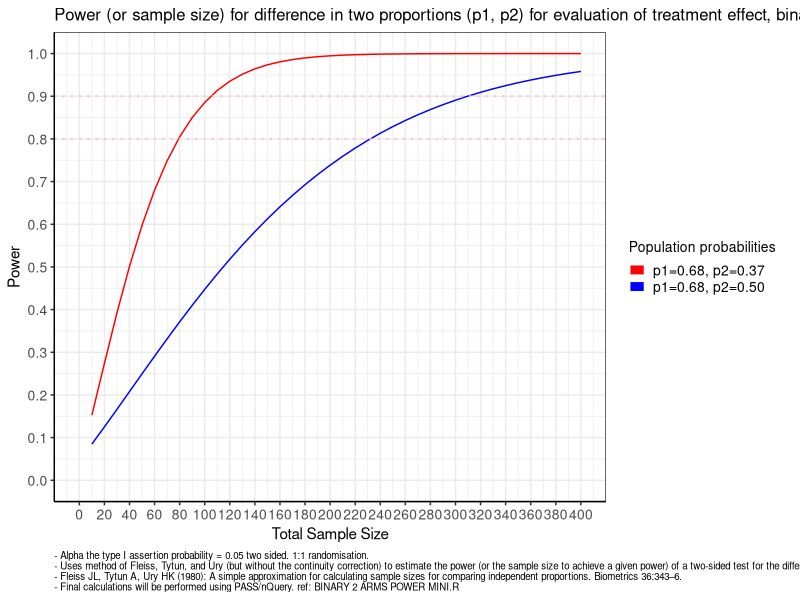
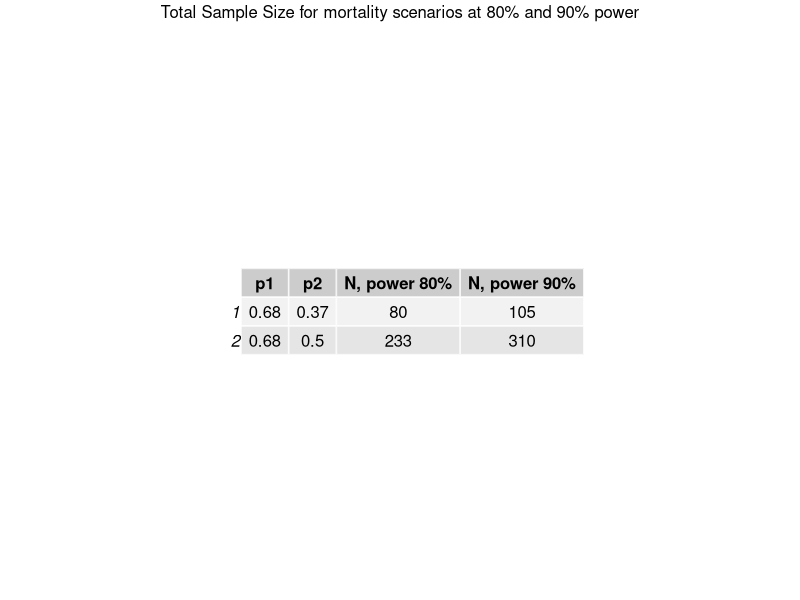

R code for these plots, in order:
# Eamonn extended proportions plot to show sample sizes needed for small differences 20Feb2024
# prepare pdf out put for communication

# proportions ----------------------------------------------------------------------------
#https://www.r-bloggers.com/2009/02/r-good-practice-%e2%80%93-adding-footnotes-to-graphics/
rm(list=ls())
library(rms)
library(ggplot2)
library(grid)

## this version has 0.3 v 0.25 added at customer request


makeFootnote <- function(footnoteText=
                           format(Sys.time(), "%d %b %Y"),
                         size= .7, color= grey(.5))
{
  require(grid)
  pushViewport(viewport())
  grid.text(label= footnoteText ,
            x = unit(1,"npc") - unit(2, "mm"),
            y= unit(2, "mm"),
            just=c("right", "bottom"),
            gp=gpar(cex= size, col=color))
  popViewport()
}


makeFootnoteL <- function(footnoteText=
                            format(Sys.time(), "%d %b %Y"),
                          size= .7, color= grey(.5))
{
  require(grid)
  pushViewport(viewport())
  grid.text(label= footnoteText ,
            x = unit(1,"npc") - unit(250, "mm"),
            y= unit(2, "mm"),
            just=c("left", "bottom"),
            gp=gpar(cex= size, col=color))
  popViewport()
}





# Define the parameters of the power calculation
alpha <- 0.05

#ration <- 1/3

# Calculate the power for a range of sample sizes
sample_sizes <- seq(10, 400, by = 10)
power_values_1 <- bpower(n = sample_sizes, p1 = .68, p2 = .37, alpha = alpha)
power_values_2 <- bpower(n = sample_sizes, p1 = .68, p2 = .50, alpha = alpha)

# power_values_5 <- bpower(n = sample_sizes, p1 = .25, p2 = .20, alpha = alpha)
# power_values_6 <- bpower(n = sample_sizes, p1 = .25, p2 = .15, alpha = alpha)
# 
# power_values_3 <- bpower(n = sample_sizes, p1 = .35, p2 = .30, alpha = alpha)
# power_values_4 <- bpower(n = sample_sizes, p1 = .35, p2 = .25,  alpha = alpha)
# 
# power_values_5b <- bpower(n = sample_sizes, p1 = .30, p2 = .25,  alpha = alpha)

# Create a data frame containing the sample sizes and power values
power_df <- data.frame(sample_size = sample_sizes, 
                       power_1 = power_values_1, 
                       power_2 = power_values_2#,
                       # power_3 = power_values_3, 
                       # power_4 = power_values_4,
                       # power_5 = power_values_5, 
                       # power_5b = power_values_5b, 
                       # power_6 = power_values_6
)
 


 

x <- reshape2::melt(power_df, id.vars="sample_size")
 
x$variable <- as.character(x$variable)

x$variable[x$variable == "power_1"] <- "p1=0.68, p2=0.37"
x$variable[x$variable == "power_2"] <- "p1=0.68, p2=0.50"
# x$variable[x$variable == "power_3"] <- "p1=0.35, p2=0.30"
# x$variable[x$variable == "power_4"] <- "p1=0.35, p2=0.25"
# x$variable[x$variable == "power_5"] <- "p1=0.25, p2=0.20" 
# x$variable[x$variable == "power_5b"]<- "p1=0.30  p2=0.25"
# x$variable[x$variable == "power_6"] <- "p1=0.25, p2=0.15" 
#   

legend_ord <- c("p1=0.68, p2=0.37",
                "p1=0.68, p2=0.50"#,
                # "p1=0.35, p2=0.25",
                # "p1=0.20, p2=0.15",
                # "p1=0.25, p2=0.20",
                # "p1=0.30  p2=0.25",
                # "p1=0.35, p2=0.30"
)

 
all <-ggplot(x, aes(x = sample_size, y = value, #linetype=ratio,
                    #group = interaction(ratio, variable),
                    group = variable ,
                    colour = variable)) +
  geom_line() +
   
  scale_color_manual(breaks=legend_ord, values= c(
    
    "p1=0.68, p2=0.37" ="red", 
    "p1=0.68, p2=0.50" ="blue" #,
    # "p1=0.35, p2=0.30" ="black",
    # "p1=0.20, p2=0.15" ="purple",
    # "p1=0.25, p2=0.20" ="springgreen2",      
    # "p1=0.30  p2=0.25" ="red", 
    # "p1=0.35, p2=0.25" ="blue" 
    # 
    
  )) + 
  
   
 
  scale_y_continuous(breaks = seq(0, 1, by = 0.1),  limits = c(0,1)) +
  scale_x_continuous(breaks = seq(0,400,20), limits = c(0,400)) +
  theme_bw() +
  #  theme(legend.position="none") +
  theme( 
    plot.title=element_text(size = 12), plot.margin = unit(c(5.5,12,5.5,5.5), "pt"),
    legend.text=element_text(size=10),
    legend.title=element_text(size=10),
    legend.position="right",
    
    legend.key.size = unit(12, "pt"),  # legend horizontal bar length
    
    axis.text.x  = element_text(size=10),
    axis.text.y  = element_text(size=10),
    axis.line.x = element_line(color="black"),
    axis.line.y = element_line(color="black"),
    plot.caption=element_text(hjust = 0, size = 7),
    strip.text.x = element_text(size = 16, colour = "black", angle = 0),
    axis.title.y = element_text(size = rel(1), angle = 90),
    axis.title.x = element_text(size = rel(1), angle = 0 ),
    
    
    strip.background = element_rect(colour = "black", fill = "white"),
    panel.background = element_rect(fill = 'white', colour = 'white'),
    plot.background = element_rect(fill = 'white', colour = 'white')
  ) +
  
  geom_hline(yintercept=c(.8,.9), linetype="dotted", 
             color = "pink", linewidth=.7, alpha =1) +
  
  
  labs(y="Power", x = 'Total Sample Size', color = "Population probabilities", linetype="Ratio p1:p2" )+
  labs(caption = paste("- Alpha the type I assertion probability = 0.05 two sided. 1:1 randomisation.\n- Uses method of Fleiss, Tytun, and Ury (but without the continuity correction) to estimate the power (or the sample size to achieve a given power) of a two-sided test for the difference in two proportions. \n- Fleiss JL, Tytun A, Ury HK (1980): A simple approximation for calculating sample sizes for comparing independent proportions. Biometrics 36:343–6.\n- Final calculations will be performed using PASS/nQuery. ref: BINARY 2 ARMS POWER MINI.R" )) +
  ggtitle(paste0("Power (or sample size) for difference in two proportions (p1, p2) for evaluation of treatment effect, binary outcome measure.") ) 


#https://stackoverflow.com/questions/15059093/ggplot2-adjust-the-symbol-size-in-legends
all <- all + guides(color = guide_legend(override.aes = list(linewidth = 3 )))

all



pdf("Mortality reduction proportions2.pdf", width=10, height=6) # open an appropriate graphics device
print(all)
makeFootnote(paste(Sys.Date() )) 
makeFootnoteL("Page 1 of 2") 
dev.off()
 
#----------------------------------------------------------------------------------------------------
##prepare a table of power and N
 
y<- x<- matrix(NA, 2,4)

p1 <- c(0.68,0.68)#, 0.35, 0.2, 0.25, 0.3,0.35)
p2 <- c(0.37,0.50)#, 0.25, 0.15, 0.2, 0.25,0.30)


for (i in 1:length(p1)) {
  
  pow<- 0.8
  
  r <- bsamsize(p1=p1[i], p2=p2[i], fraction=.5, alpha=.05, power=0.8)
  
  x[i,1] <- p1[i] 
  x[i,2] <- p2[i]
  x[i,4] <- ceiling(sum(r))
  x[i,3] <- 0.8
  
  r <- bsamsize(p1=p1[i], p2=p2[i], fraction=.5, alpha=.05, power=0.9)
  
  y[i,1] <- p1[i] 
  y[i,2] <- p2[i]
  y[i,4] <- ceiling(sum(r))
  y[i,3] <- 0.9
  
}

res <-as.data.frame(rbind(x,y))
names(res) <- c("p1","p2","power", "Total sample size")
 
A <- res[res$power == 0.8,]
B <- res[res$power == 0.9,]

names(A) <- c("p1", "p2", "power", "N, power 80%")
A$power <- NULL
names(B) <- c("p1", "p2", "power", "N, power 90%")
B$power <- NULL
 
# maintains order
res <- plyr::join(A,B)



require(gridExtra)
tab <- tableGrob(res)

tab <- grid.arrange(top="Total Sample Size for mortality scenarios at 80% and 90% power", tableGrob(res))

pdf("power table.pdf", width=10, height=6)
grid.arrange(tab)
makeFootnote(paste(Sys.Date() )) 
makeFootnoteL("Page 2 of 2") 
dev.off()


# 
qpdf::pdf_combine(input = c("Mortality reduction proportions2.pdf" ,
                          "power table.pdf"),
                    output = "20240229_Power_sample_size_request.pdf")  
# 


g <- all + annotation_custom(tableGrob(res, rows=NULL,
                                        theme = ttheme_default(base_size = 8)), 
xmin=2500, xmax=4000, ymin=0, ymax=0.4)


#----------------------------------------------------------------------------------------------------


pdf("test.pdf", width=10, height=6) # open an appropriate graphics device
print(g)
makeFootnote(paste(Sys.Date() )) 
makeFootnoteL("Page 1 of 2") 
dev.off()


g <-   ttheme_default(base_size = 8,
                                      core=list(
                                        fg_params = list(col = c("white","white" )),
                                      
                                        bg_params = 
                                  list(fill=c("red","blue" ))
                                      )
                                      
                                      )

all2 <- all + theme(legend.position = "none")

gg <- all2+ annotation_custom(tableGrob(res, rows=NULL,
                                      theme = g), 
                            xmin=250, xmax=400, ymin=0, ymax=0.4)

pdf("test.pdf", width=10, height=6) # open an appropriate graphics device
print(gg)
#makeFootnote(paste(Sys.Date() )) 
#makeFootnoteL("Page 1 of 2") 
dev.off()
                    
#----------------------------------------------------------------------------------------------------

                 
